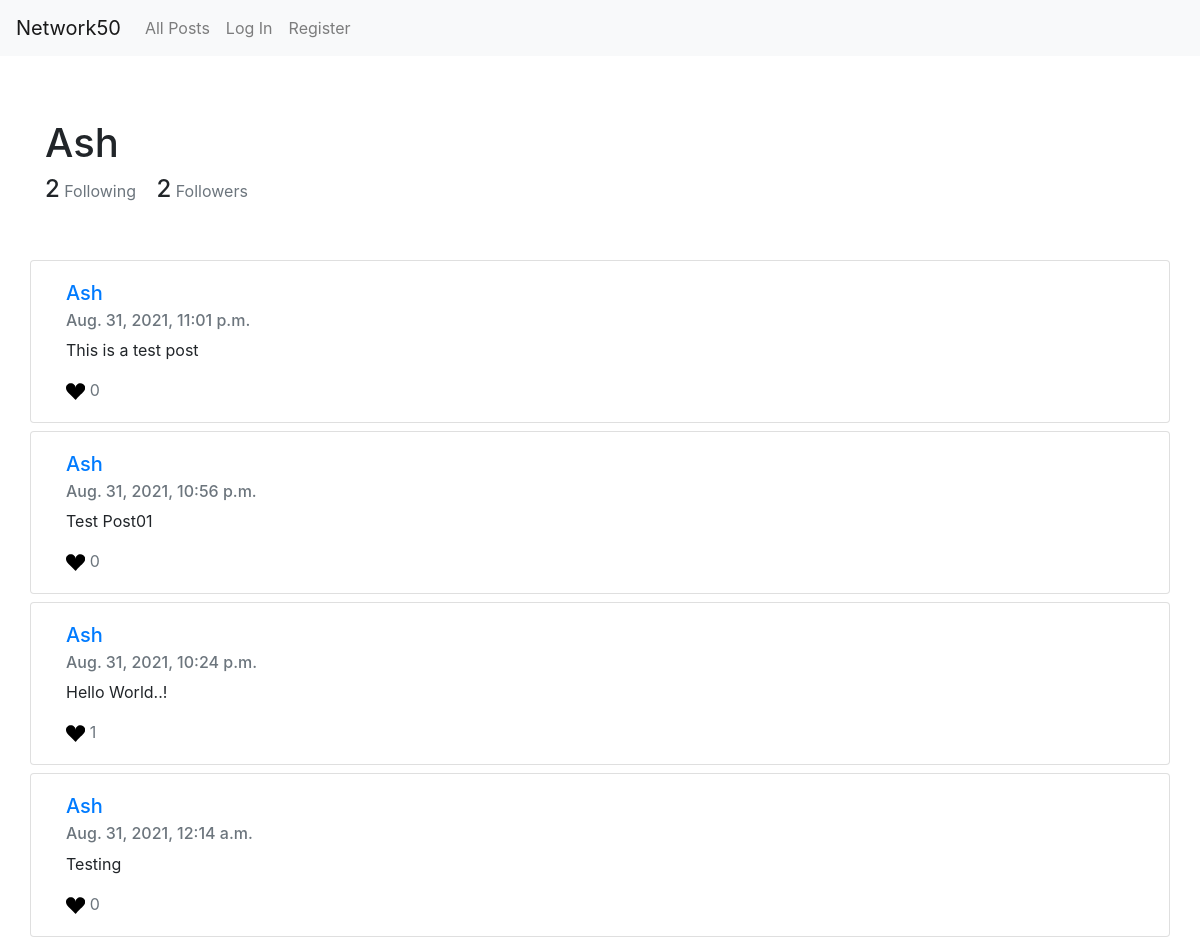
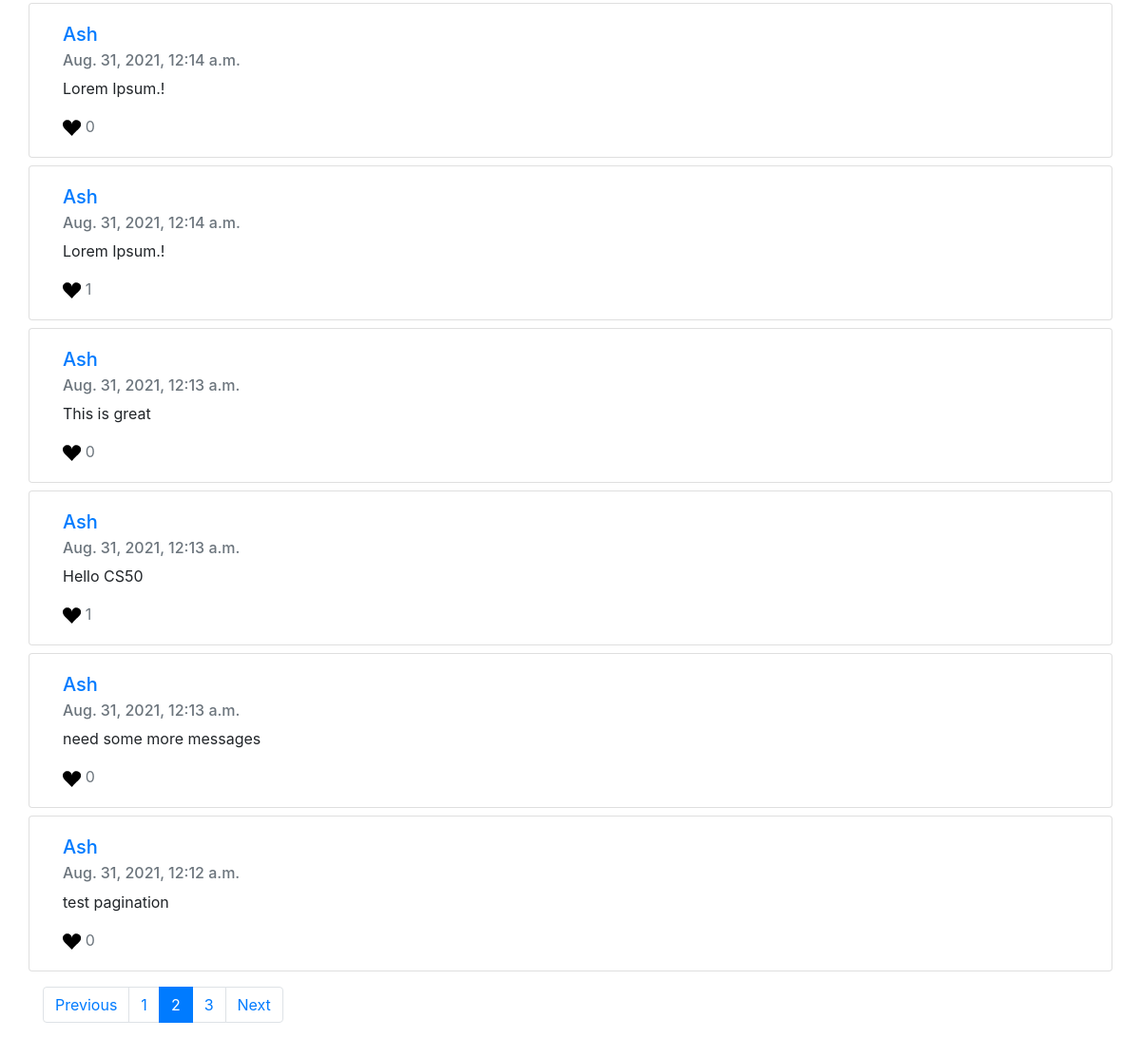
The app's page /profile/Ash?page=2 with its own data (2 pictures, top to bottom).
### network/models.py (models this page shows)
class User(AbstractUser):
    following = models.ManyToManyField("self", symmetrical=False, blank=True, related_name="followers")

class Post(models.Model):
    content = models.TextField(verbose_name="New Post")
    timestamp = models.DateTimeField(auto_now_add=True)
    creator = models.ForeignKey(User, on_delete=models.CASCADE, related_name="posts")
    likes = models.ManyToManyField(User, blank=True)

### network/views.py (the view)
# urls.py: path("profile/<str:username>", views.profile, name="profile"),
def profile(request, username):
    profiled_user = User.objects.get(username=username)
    posts = Post.objects.filter(creator=profiled_user).order_by("-timestamp")
    page_obj = paginate_posts(request, posts)
    return render(request, "network/profile.html", {
        "profile": User.objects.get(username=username),
        "posts": page_obj,
        "feed": True
    })

### network/views.py (called while the page is built)
def paginate_posts(request, posts):
    paginator = Paginator(posts, 10)
    page_number = request.GET.get('page')
    return paginator.get_page(page_number)

### network/templates/network/profile.html (shortened to what this page needs)
{% extends "network/posts.html" %}
{% block top-matter %}
<div class="container py-5">
    <h1>{{ profile.username }}</h1>
    <div class="mb-2">
        <span class="h4">{{ profile.following.all|length }}</span>
        <span class="text-muted mr-3">Following</span>
        <span class="h4">{{ profile.followers.all|length }}</span>
        <span class="text-muted">Followers</span>
    </div>
    </div>
{% endblock %}

### network/templates/network/posts.html (shortened to what this page needs)
{% extends "network/layout.html" %}
{% load static %}
{% block body %}
    <div class="top-matter">
        {% block top-matter %}
        {% endblock %}
    </div>
    <div class="feed">
        {% for post in posts %}
        <div class="card container mb-2">
            <div class="card-body">
                <a href="{% url 'profile' post.creator.username %}">
                    <h5 class="card-title">{{ post.creator }}</h5>
                </a>
                <h6 class="card-subtitle mb-2 text-muted">{{ post.timestamp }}</h6>
                <p class="card-text" id="post-content-{{ post.id }}">{{ post.content }}</p>
                <p class="card-text text-muted">
                    <svg width="1.2em"
                         height="1.2em"
                         viewBox="0 0 16 16"
                         xmlns="http://www.w3.org/2000/svg"
                         id="{{ post.id }}"
                         data-post="{{ post.id }}"
                         class="bi bi-suit-heart-fill"
                         fill="
                            {% if user in post.likes.all %}
                            red
                            {% else %}
                            black
                            {% endif %}">
                        <path d="M4 1c2.21 0 4 1.755 4 3.92C8 2.755 9.79 1 12 1s4 1.755 4 3.92c0 3.263-3.234 4.414-7.608 9.608a.513.513 0 0 1-.784 0C3.234 9.334 0 8.183 0 4.92 0 2.755 1.79 1 4 1z"/>
                    </svg>
                    <span id="like-count-{{ post.id }}">{{ post.likes.all|length }}</span>
                </p>
            </div>
        </div>
        {% empty %}
        <p class="container">Nothing to show. Follow people to see there posts here.!</p>
        {% endfor %}
    </div>
    {% if posts.paginator.num_pages > 1 %}
        <nav aria-label="Posts pages" class="container mt-3">
            <ul class="pagination">
                {% if posts.has_previous %}
                <li class="page-item">
                    <a class="page-link" href="?page={{ posts.previous_page_number }}">Previous</a>
                </li>
                {% endif %}
                {% for page in posts.paginator.page_range %}
                {% if page == posts.number %}
                <li class="page-item active" aria-current="page">
                    <a class="page-link" href="?page={{ page }}">{{ page }} <span class="sr-only">(current)</span></a>
                </li>
                {% else %}
                <li class="page-item"><a class="page-link" href="?page={{ page }}">{{ page }}</a></li>
                {% endif %}
                {% endfor %}
                {% if posts.has_next %}
                <li class="page-item">
                    <a class="page-link" href="?page={{ posts.next_page_number }}">Next</a>
                </li>
                {% endif %}
            </ul>
        </nav>
    {% endif %}
{% endblock %}

### network/static/network/styles.css (style rules this page uses)
.bi { cursor: pointer; }

### records on screen
User: username "Ash", following.all|length "2", followers.all|length "2"
Post: creator "Ash", timestamp "Aug. 31, 2021, 11:01 p.m.", content "This is a test post", likes.all|length "0"
Post: creator "Ash", timestamp "Aug. 31, 2021, 10:56 p.m.", content "Test Post01", likes.all|length "0"
Post: creator "Ash", timestamp "Aug. 31, 2021, 10:24 p.m.", content "Hello World..!", likes.all|length "1"
Post: creator "Ash", timestamp "Aug. 31, 2021, 12:14 a.m.", content "Testing", likes.all|length "0"
Post: creator "Ash", timestamp "Aug. 31, 2021, 12:14 a.m.", content "Lorem Ipsum.!", likes.all|length "0"
Post: creator "Ash", timestamp "Aug. 31, 2021, 12:14 a.m.", content "Lorem Ipsum.!", likes.all|length "1"
Post: creator "Ash", timestamp "Aug. 31, 2021, 12:13 a.m.", content "This is great", likes.all|length "0"
Post: creator "Ash", timestamp "Aug. 31, 2021, 12:13 a.m.", content "Hello CS50", likes.all|length "1"
Post: creator "Ash", timestamp "Aug. 31, 2021, 12:13 a.m.", content "need some more messages", likes.all|length "0"
Post: creator "Ash", timestamp "Aug. 31, 2021, 12:12 a.m.", content "test pagination", likes.all|length "0"

### other values on screen
{{ page }} "1" "3"
{{ page }} "2"
